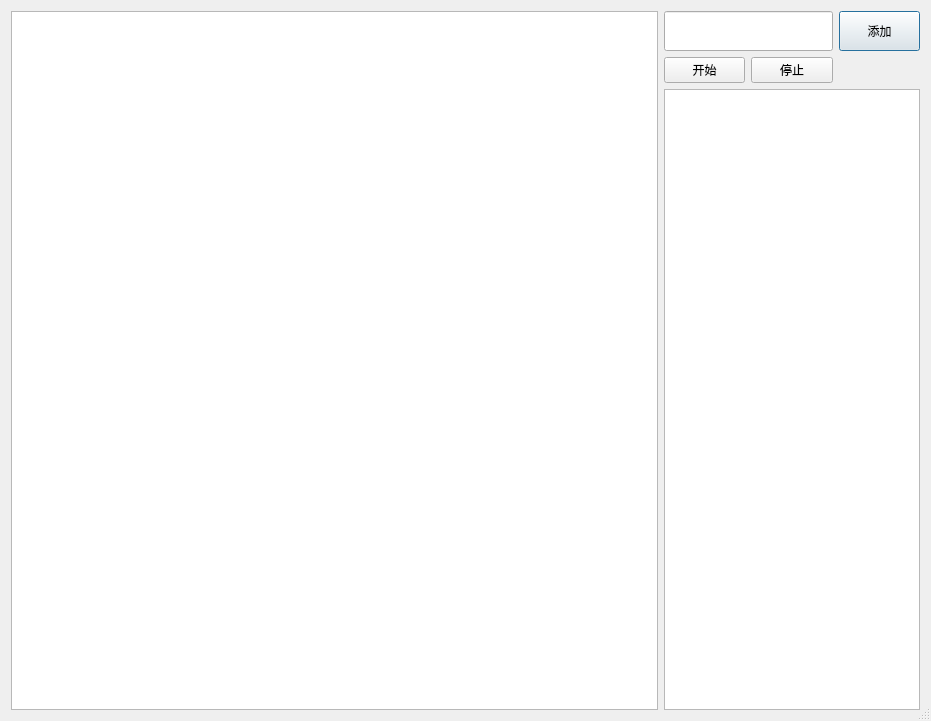
<?xml version="1.0" encoding="UTF-8"?>
<ui version="4.0">
 <class>Dialog</class>
 <widget class="QDialog" name="Dialog">
  <property name="geometry">
   <rect>
    <x>0</x>
    <y>0</y>
    <width>931</width>
    <height>721</height>
   </rect>
  </property>
  <property name="windowTitle">
   <string>IpCheck</string>
  </property>
  <property name="sizeGripEnabled">
   <bool>true</bool>
  </property>
  <layout class="QGridLayout" name="gridLayout_2">
   <item row="0" column="0">
    <layout class="QHBoxLayout" name="horizontalLayout">
     <item>
      <widget class="QListView" name="listView"/>
     </item>
     <item>
      <layout class="QGridLayout" name="gridLayout">
       <item row="0" column="0" colspan="2">
        <widget class="QLineEdit" name="lineEdit">
         <property name="minimumSize">
          <size>
           <width>0</width>
           <height>40</height>
          </size>
         </property>
        </widget>
       </item>
       <item row="0" column="2">
        <widget class="QPushButton" name="btn_add">
         <property name="minimumSize">
          <size>
           <width>0</width>
           <height>40</height>
          </size>
         </property>
         <property name="text">
          <string>添加</string>
         </property>
        </widget>
       </item>
       <item row="1" column="0">
        <widget class="QPushButton" name="btn_start">
         <property name="text">
          <string>开始</string>
         </property>
        </widget>
       </item>
       <item row="1" column="1">
        <widget class="QPushButton" name="btn_stop">
         <property name="text">
          <string>停止</string>
         </property>
        </widget>
       </item>
       <item row="2" column="0" colspan="3">
        <widget class="QListView" name="listview_history"/>
       </item>
      </layout>
     </item>
    </layout>
   </item>
  </layout>
 </widget>
 <resources/>
 <connections/>
</ui>
